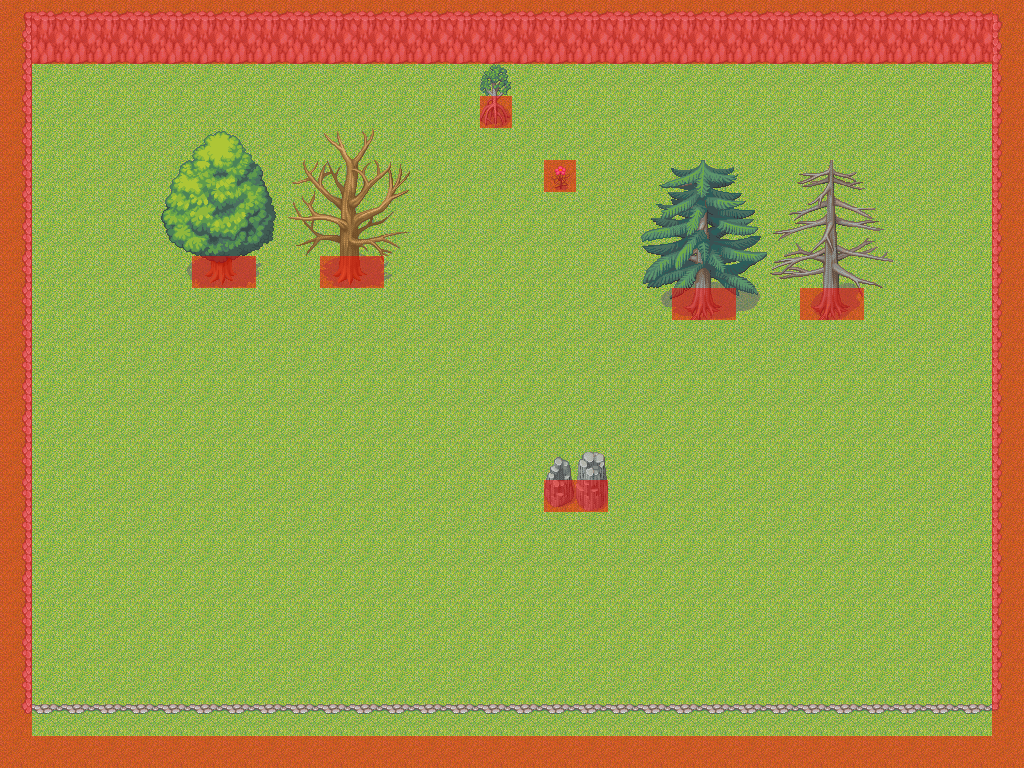

Rendered tile map (Tiled .tmx) drawn with the repository's tilesets; below, a short description and the full map source, tile grids included:
An orthogonal 32x24 tile map with 32x32 px tiles, 4 tile layers (Base 1, Base 2, Superficie 1, obstaculos).

<map version="1.0" orientation="orthogonal" renderorder="right-down" width="32" height="24" tilewidth="32" tileheight="32" nextobjectid="2">
 <tileset firstgid="1" name="tile" tilewidth="32" tileheight="32">
  <image source="tile.png" width="256" height="2688" />
 </tileset>
 <layer name="Base 1" width="32" height="24">
  <data encoding="csv">
9,9,9,9,9,9,9,9,9,9,9,9,9,9,9,9,9,9,9,9,9,9,9,9,9,9,9,9,9,9,9,9,
9,9,9,9,9,9,9,9,9,9,9,9,9,9,9,9,9,9,9,9,9,9,9,9,9,9,9,9,9,9,9,9,
9,9,9,9,9,9,9,9,9,9,9,9,9,9,9,9,9,9,9,9,9,9,9,9,9,9,9,9,9,9,9,9,
9,9,9,9,9,9,9,9,9,9,9,9,9,9,9,9,9,9,9,9,9,9,9,9,9,9,9,9,9,9,9,9,
9,9,9,9,9,9,9,9,9,9,9,9,9,9,9,9,9,9,9,9,9,9,9,9,9,9,9,9,9,9,9,9,
9,9,9,9,9,9,9,9,9,9,9,9,9,9,9,9,9,9,9,9,9,9,9,9,9,9,9,9,9,9,9,9,
9,9,9,9,9,9,9,9,9,9,9,9,9,9,9,9,9,9,9,9,9,9,9,9,9,9,9,9,9,9,9,9,
9,9,9,9,9,9,9,9,9,9,9,9,9,9,9,9,9,9,9,9,9,9,9,9,9,9,9,9,9,9,9,9,
9,9,9,9,9,9,9,9,9,9,9,9,9,9,9,9,9,9,9,9,9,9,9,9,9,9,9,9,9,9,9,9,
9,9,9,9,9,9,9,9,9,9,9,9,9,9,9,9,9,9,9,9,9,9,9,9,9,9,9,9,9,9,9,9,
9,9,9,9,9,9,9,9,9,9,9,9,9,9,9,9,9,9,9,9,9,9,9,9,9,9,9,9,9,9,9,9,
9,9,9,9,9,9,9,9,9,9,9,9,9,9,9,9,9,9,9,9,9,9,9,9,9,9,9,9,9,9,9,9,
9,9,9,9,9,9,9,9,9,9,9,9,9,9,9,9,9,9,9,9,9,9,9,9,9,9,9,9,9,9,9,9,
9,9,9,9,9,9,9,9,9,9,9,9,9,9,9,9,9,9,9,9,9,9,9,9,9,9,9,9,9,9,9,9,
9,9,9,9,9,9,9,9,9,9,9,9,9,9,9,9,9,9,9,9,9,9,9,9,9,9,9,9,9,9,9,9,
9,9,9,9,9,9,9,9,9,9,9,9,9,9,9,9,9,9,9,9,9,9,9,9,9,9,9,9,9,9,9,9,
9,9,9,9,9,9,9,9,9,9,9,9,9,9,9,9,9,9,9,9,9,9,9,9,9,9,9,9,9,9,9,9,
9,9,9,9,9,9,9,9,9,9,9,9,9,9,9,9,9,9,9,9,9,9,9,9,9,9,9,9,9,9,9,9,
9,9,9,9,9,9,9,9,9,9,9,9,9,9,9,9,9,9,9,9,9,9,9,9,9,9,9,9,9,9,9,9,
9,9,9,9,9,9,9,9,9,9,9,9,9,9,9,9,9,9,9,9,9,9,9,9,9,9,9,9,9,9,9,9,
9,9,9,9,9,9,9,9,9,9,9,9,9,9,9,9,9,9,9,9,9,9,9,9,9,9,9,9,9,9,9,9,
9,9,9,9,9,9,9,9,9,9,9,9,9,9,9,9,9,9,9,9,9,9,9,9,9,9,9,9,9,9,9,9,
9,9,9,9,9,9,9,9,9,9,9,9,9,9,9,9,9,9,9,9,9,9,9,9,9,9,9,9,9,9,9,9,
9,9,9,9,9,9,9,9,9,9,9,9,9,9,9,9,9,9,9,9,9,9,9,9,9,9,9,9,9,9,9,9
</data>
 </layer>
 <layer name="Base 2" width="32" height="24">
  <data encoding="csv">
0,0,0,0,0,0,0,0,0,0,0,0,0,0,0,0,0,0,0,0,0,0,0,0,0,0,0,0,0,0,0,0,
0,218,218,218,218,218,218,218,218,218,218,218,218,218,218,218,218,218,218,218,218,218,218,218,218,218,218,218,218,218,218,0,
0,0,0,0,0,0,0,0,0,0,0,0,0,0,0,0,0,0,0,0,0,0,0,0,0,0,0,0,0,0,0,0,
0,0,0,0,0,0,0,0,0,0,0,0,0,0,0,30,0,0,0,0,0,0,0,0,0,0,0,0,0,0,0,0,
0,0,0,0,0,0,0,0,0,0,0,0,0,0,0,0,0,0,0,0,0,0,0,0,0,0,0,0,0,0,0,0,
0,0,0,0,0,0,0,0,0,0,0,0,0,0,0,0,0,40,0,0,0,0,0,0,0,0,0,0,0,0,0,0,
0,0,0,0,0,0,0,0,0,0,0,0,0,0,0,0,0,0,0,0,0,0,0,0,0,0,0,0,0,0,0,0,
0,0,0,0,0,0,0,0,0,0,0,0,0,0,0,0,0,0,0,0,0,0,0,0,0,0,0,0,0,0,0,0,
0,0,0,0,0,0,90,91,0,0,94,95,0,0,0,0,0,0,0,0,0,0,0,0,0,0,0,0,0,0,0,0,
0,0,0,0,0,0,0,0,0,0,0,0,0,0,0,0,0,0,0,0,0,306,307,0,0,310,311,0,0,0,0,0,
0,0,0,0,0,0,0,0,0,0,0,0,0,0,0,0,0,0,0,0,0,0,0,0,0,0,0,0,0,0,0,0,
0,0,0,0,0,0,0,0,0,0,0,0,0,0,0,0,0,0,0,0,0,0,0,0,0,0,0,0,0,0,0,0,
0,0,0,0,0,0,0,0,0,0,0,0,0,0,0,0,0,0,0,0,0,0,0,0,0,0,0,0,0,0,0,0,
0,0,0,0,0,0,0,0,0,0,0,0,0,0,0,0,0,0,0,0,0,0,0,0,0,0,0,0,0,0,0,0,
0,0,0,0,0,0,0,0,0,0,0,0,0,0,0,0,0,0,0,0,0,0,0,0,0,0,0,0,0,0,0,0,
0,0,0,0,0,0,0,0,0,0,0,0,0,0,0,0,0,31,32,0,0,0,0,0,0,0,0,0,0,0,0,0,
0,0,0,0,0,0,0,0,0,0,0,0,0,0,0,0,0,0,0,0,0,0,0,0,0,0,0,0,0,0,0,0,
0,0,0,0,0,0,0,0,0,0,0,0,0,0,0,0,0,0,0,0,0,0,0,0,0,0,0,0,0,0,0,0,
0,0,0,0,0,0,0,0,0,0,0,0,0,0,0,0,0,0,0,0,0,0,0,0,0,0,0,0,0,0,0,0,
0,0,0,0,0,0,0,0,0,0,0,0,0,0,0,0,0,0,0,0,0,0,0,0,0,0,0,0,0,0,0,0,
0,0,0,0,0,0,0,0,0,0,0,0,0,0,0,0,0,0,0,0,0,0,0,0,0,0,0,0,0,0,0,0,
0,0,0,0,0,0,0,0,0,0,0,0,0,0,0,0,0,0,0,0,0,0,0,0,0,0,0,0,0,0,0,0,
0,0,0,0,0,0,0,0,0,0,0,0,0,0,0,0,0,0,0,0,0,0,0,0,0,0,0,0,0,0,0,0,
0,0,0,0,0,0,0,0,0,0,0,0,0,0,0,0,0,0,0,0,0,0,0,0,0,0,0,0,0,0,0,0
</data>
 </layer>
 <layer name="Superficie 1" width="32" height="24">
  <data encoding="csv">
197,202,202,202,202,202,202,202,202,202,202,202,202,202,202,202,202,202,202,202,202,202,202,202,202,202,202,202,202,202,202,196,
195,0,0,0,0,0,0,0,0,0,0,0,0,0,0,0,0,0,0,0,0,0,0,0,0,0,0,0,0,0,0,193,
195,0,0,0,0,0,0,0,0,0,0,0,0,0,0,22,0,0,0,0,0,0,0,0,0,0,0,0,0,0,0,193,
195,0,0,0,0,0,0,0,0,0,0,0,0,0,0,0,0,0,0,0,0,0,0,0,0,0,0,0,0,0,0,193,
195,0,0,0,0,57,58,59,60,61,62,63,64,0,0,0,0,0,0,0,0,0,0,0,0,0,0,0,0,0,0,193,
195,0,0,0,0,65,66,67,68,69,70,71,72,0,0,0,0,0,0,0,273,274,275,276,277,278,279,280,0,0,0,193,
195,0,0,0,0,73,74,75,76,77,78,79,80,0,0,0,0,0,0,0,281,282,283,284,285,286,287,288,0,0,0,193,
195,0,0,0,0,81,82,83,84,85,86,87,88,0,0,0,0,0,0,0,289,290,291,292,293,294,295,296,0,0,0,193,
195,0,0,0,0,89,0,0,92,0,0,0,96,0,0,0,593,0,0,0,297,298,299,300,301,302,303,304,0,0,0,193,
195,0,0,0,0,0,0,0,0,0,0,0,0,0,0,0,0,0,0,0,305,0,0,308,0,0,0,0,0,0,0,193,
195,0,0,0,0,0,0,0,0,0,0,0,0,0,0,0,0,0,0,0,0,0,0,0,0,0,0,0,0,0,0,193,
195,0,0,0,0,0,0,0,0,0,0,0,0,0,0,0,0,0,0,0,0,0,0,0,0,0,0,0,0,0,0,193,
195,0,0,0,0,0,0,0,0,0,0,0,0,0,0,0,0,0,0,0,0,0,0,0,0,0,0,0,0,0,0,193,
195,0,0,0,0,0,0,0,0,0,0,0,0,0,0,0,0,0,0,0,0,0,0,0,0,0,0,0,0,0,0,193,
195,0,0,0,0,0,0,0,0,0,0,0,0,0,0,0,0,23,24,0,0,0,0,0,0,0,0,0,0,0,0,193,
195,0,0,0,0,0,0,0,0,0,0,0,0,0,0,0,0,0,0,0,0,0,0,0,0,0,0,0,0,0,0,193,
195,0,0,0,0,0,0,0,0,0,0,0,0,0,0,0,0,0,0,0,0,0,0,0,0,0,0,0,0,0,0,193,
195,0,0,0,0,0,0,0,0,0,0,0,0,0,0,0,0,0,0,0,0,0,0,0,0,0,0,0,0,0,0,193,
195,0,0,0,0,0,0,0,0,0,0,0,0,0,0,0,0,0,0,0,0,0,0,0,0,0,0,0,0,0,0,193,
195,0,0,0,0,0,0,0,0,0,0,0,0,0,0,0,0,0,0,0,0,0,0,0,0,0,0,0,0,0,0,193,
195,0,0,0,0,0,0,0,0,0,0,0,0,0,0,0,0,0,0,0,0,0,0,0,0,0,0,0,0,0,0,193,
195,0,0,0,0,0,0,0,0,0,0,0,0,0,0,0,0,0,0,0,0,0,0,0,0,0,0,0,0,0,0,193,
189,186,186,186,186,186,186,186,186,186,186,186,186,186,186,186,186,186,186,186,186,186,186,186,186,186,186,186,186,186,186,188,
0,0,0,0,0,0,0,0,0,0,0,0,0,0,0,0,0,0,0,0,0,0,0,0,0,0,0,0,0,0,0,0
</data>
 </layer>
 <layer name="obstaculos" width="32" height="24">
  <data encoding="csv">
151,151,151,151,151,151,151,151,151,151,151,151,151,151,151,151,151,151,151,151,151,151,151,151,151,151,151,151,151,151,151,151,
151,151,151,151,151,151,151,151,151,151,151,151,151,151,151,151,151,151,151,151,151,151,151,151,151,151,151,151,151,151,151,151,
151,0,0,0,0,0,0,0,0,0,0,0,0,0,0,0,0,0,0,0,0,0,0,0,0,0,0,0,0,0,0,151,
151,0,0,0,0,0,0,0,0,0,0,0,0,0,0,151,0,0,0,0,0,0,0,0,0,0,0,0,0,0,0,151,
151,0,0,0,0,0,0,0,0,0,0,0,0,0,0,0,0,0,0,0,0,0,0,0,0,0,0,0,0,0,0,151,
151,0,0,0,0,0,0,0,0,0,0,0,0,0,0,0,0,151,0,0,0,0,0,0,0,0,0,0,0,0,0,151,
151,0,0,0,0,0,0,0,0,0,0,0,0,0,0,0,0,0,0,0,0,0,0,0,0,0,0,0,0,0,0,151,
151,0,0,0,0,0,0,0,0,0,0,0,0,0,0,0,0,0,0,0,0,0,0,0,0,0,0,0,0,0,0,151,
151,0,0,0,0,0,151,151,0,0,151,151,0,0,0,0,0,0,0,0,0,0,0,0,0,0,0,0,0,0,0,151,
151,0,0,0,0,0,0,0,0,0,0,0,0,0,0,0,0,0,0,0,0,151,151,0,0,151,151,0,0,0,0,151,
151,0,0,0,0,0,0,0,0,0,0,0,0,0,0,0,0,0,0,0,0,0,0,0,0,0,0,0,0,0,0,151,
151,0,0,0,0,0,0,0,0,0,0,0,0,0,0,0,0,0,0,0,0,0,0,0,0,0,0,0,0,0,0,151,
151,0,0,0,0,0,0,0,0,0,0,0,0,0,0,0,0,0,0,0,0,0,0,0,0,0,0,0,0,0,0,151,
151,0,0,0,0,0,0,0,0,0,0,0,0,0,0,0,0,0,0,0,0,0,0,0,0,0,0,0,0,0,0,151,
151,0,0,0,0,0,0,0,0,0,0,0,0,0,0,0,0,0,0,0,0,0,0,0,0,0,0,0,0,0,0,151,
151,0,0,0,0,0,0,0,0,0,0,0,0,0,0,0,0,151,151,0,0,0,0,0,0,0,0,0,0,0,0,151,
151,0,0,0,0,0,0,0,0,0,0,0,0,0,0,0,0,0,0,0,0,0,0,0,0,0,0,0,0,0,0,151,
151,0,0,0,0,0,0,0,0,0,0,0,0,0,0,0,0,0,0,0,0,0,0,0,0,0,0,0,0,0,0,151,
151,0,0,0,0,0,0,0,0,0,0,0,0,0,0,0,0,0,0,0,0,0,0,0,0,0,0,0,0,0,0,151,
151,0,0,0,0,0,0,0,0,0,0,0,0,0,0,0,0,0,0,0,0,0,0,0,0,0,0,0,0,0,0,151,
151,0,0,0,0,0,0,0,0,0,0,0,0,0,0,0,0,0,0,0,0,0,0,0,0,0,0,0,0,0,0,151,
151,0,0,0,0,0,0,0,0,0,0,0,0,0,0,0,0,0,0,0,0,0,0,0,0,0,0,0,0,0,0,151,
151,0,0,0,0,0,0,0,0,0,0,0,0,0,0,0,0,0,0,0,0,0,0,0,0,0,0,0,0,0,0,151,
151,151,151,151,151,151,151,151,151,151,151,151,151,151,151,151,151,151,151,151,151,151,151,151,151,151,151,151,151,151,151,151
</data>
 </layer>
</map>
